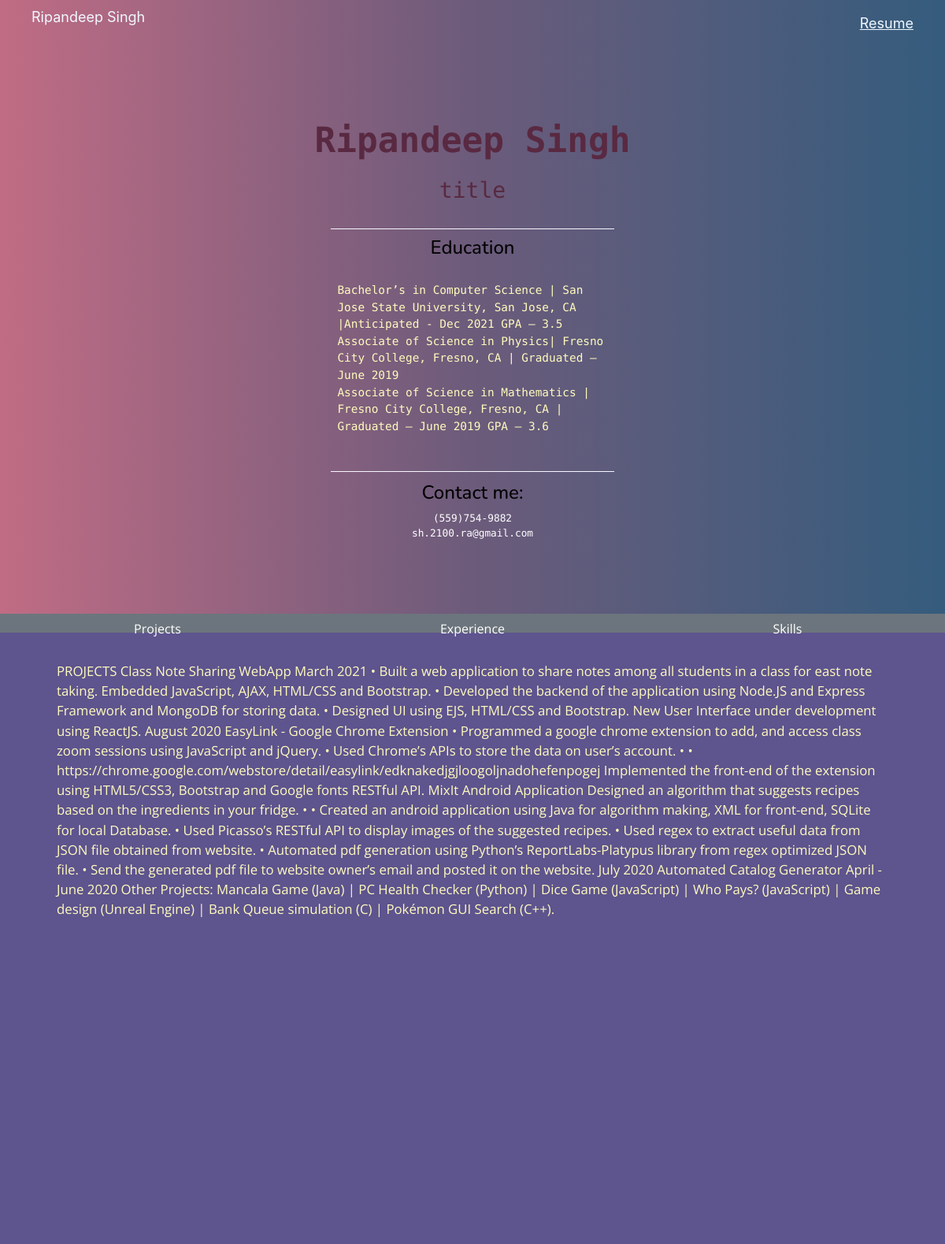
/user/2, run on an earlier commit of the app's database.
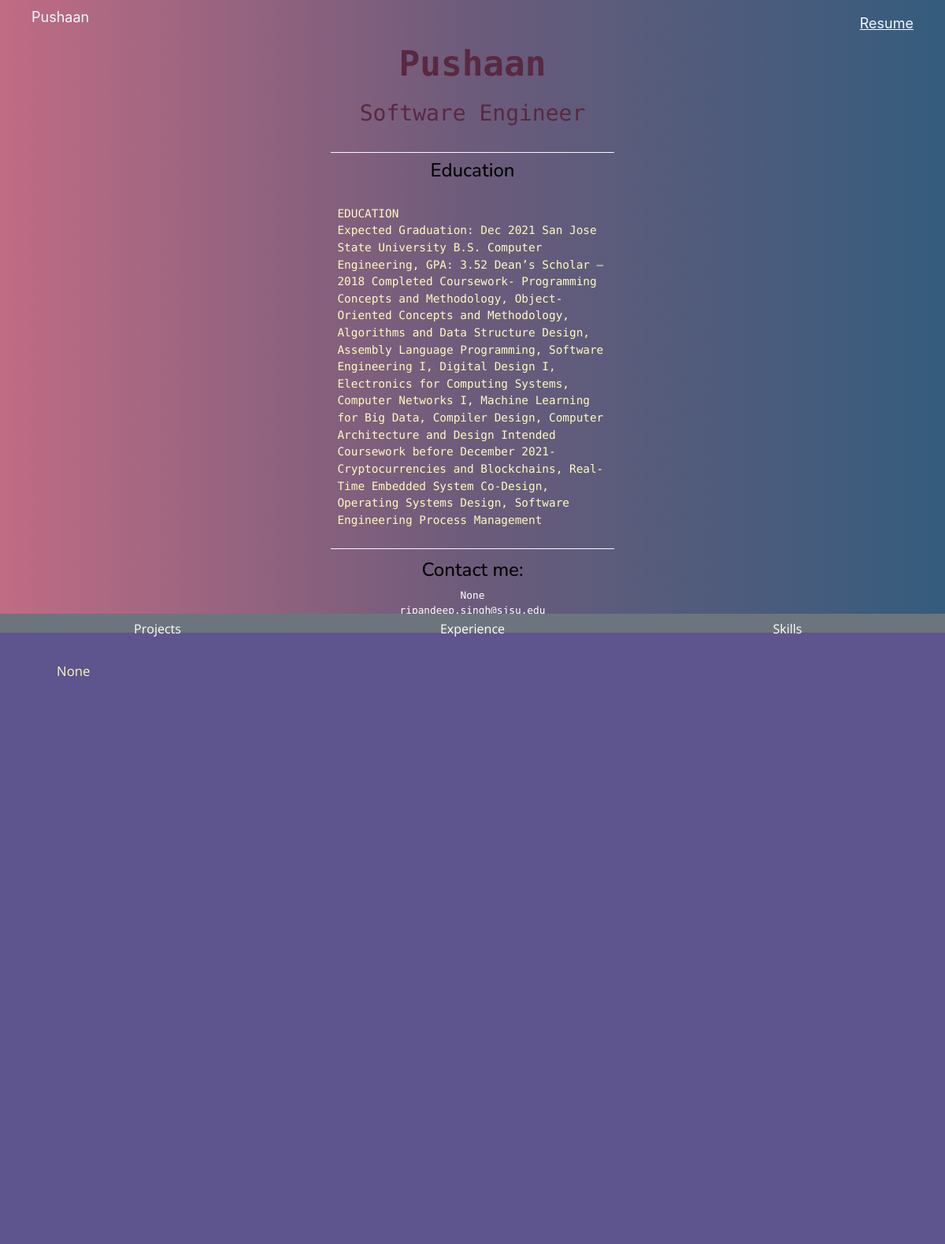
And on a later commit of the database.
### tables this page shows
CREATE TABLE user (
             user_id INTEGER PRIMARY KEY AUTOINCREMENT NOT NULL,
             name TEXT NOT NULL,
             email TEXT NOT NULL,
             phoneNumber TEXT NOT NULL,
             title TEXT NOT NULL,
             education TEXT NOT NULL,
             projects TEXT NOT NULL,
             skills TEXT NOT NULL,
             experience TEXT NOT NULL,
             fileName TEXT NOT NULL
             );

### index.py (the view)
@app.route("/user/<id>")
def showUser(id):
    dataBase = Database()
    userList = dataBase.getUser(id)
    data = {
        "id": userList[0][0],
        "name": userList[0][1],
        "email": userList[0][2],
        "phoneNumber": userList[0][3],
        "title": userList[0][4],
        "education": userList[0][5],
        "projects": userList[0][6],
        "skills": userList[0][7],
        "experience": userList[0][8],
    }
    skills = userList[0][7].split(',')
    return render_template("/portfolio_templates/default_template.html", data=data, skills=skills)

### database.py (called while the page is built)
    def getUser(self, user_id):
        self.__c.execute("SELECT * FROM user WHERE user_id=:user_id", {"user_id": user_id})
        results = self.__c.fetchall()
        return results

### templates/portfolio_templates/default_template.html (shortened to what this page needs)
<!DOCTYPE html>
<html lang="en">
  <head>
    <link rel="stylesheet" href="https://maxcdn.bootstrapcdn.com/bootstrap/4.0.0/css/bootstrap.min.css">
    <link
      rel="stylesheet"
      type="text/css"
      href="{{ url_for('static',filename='default_template.css') }}"
    />
  </head>
  <body>
    <nav class="navbar navbar-expand-lg navbar navbar-light>
      <button class="navbar-toggler" type="button" data-toggle="collapse" data-target="#navbarNav" aria-controls="navbarNav" aria-expanded="false" aria-label="Toggle navigation">
        <span class="navbar-toggler-icon"></span>
      <div class="collapse navbar-collapse" id="navbarNav">
        <ul class="navbar-nav">
          <div id="nv">
            <li style="color: aliceblue; font-size: 1.5vw;" class="nav-item active">
              {{data.name}}
            </li>
          <li class="nav-item active">
            <a style="color: aliceblue; font-size: 1.5vw; text-decoration: underline;" class="nav-link" href="/user/resume/{{data.id}}">Resume</a>
          </li>
        </div>
        </ul>
      </div>
    </nav>
    <section id="section1">
    <h1><strong>{{data.name}}</strong></h1>
    <h3>{{data.title}}</h3>
    <div id="aboutme">
    <h4>Education</h4>
      <p>
        {{data.education}}
      </p>
    </div>
    <h4 style="margin-top: 1vw;">Contact me:</h4>
    <small>{{data.phoneNumber}}</small>
    <small>{{data.email}}</small>
</section>
<section id="section2">
  <div id="buttons">
  <button id="prj" onclick="myHandler(this.id)" type="button" class="btn btn-secondary">Projects</button>
  <button id="exp" onclick="myHandler(this.id)" type="button" class="btn btn-secondary">Experience</button>
  <button id="skl" onclick="myHandler(this.id)" type="button" class="btn btn-secondary">Skills</button>
  </div>
<div id="projects">
<p>{{data.projects}}</p>
</div>
</section>
  </body>
</html>

What changed in the data, as far as the page shows it:
changed user: name "Ripandeep Singh" → "Pushaan"; title "title" → "Software Engineer"; education "Bachelor’s in Computer Science | San Jose State University, San Jose, CA |Anticipated - Dec 2021 GPA – 3.5 Associate of Science in Physics| Fresno City College, Fresno, CA | Graduated – June 2019 Associate of Science in Mathematics | Fresno City College, Fresno, CA | Graduated – June 2019 GPA – 3.6" → "EDUCATION Expected Graduation: Dec 2021 San Jose State University B.S. Computer Engineering, GPA: 3.52 Dean’s Scholar – 2018 Completed Coursework- Programming Concepts and Methodology, Object-Oriented Concepts and Methodology, Algorithms and Data Structure Design, Assembly Language Programming, Software Engineering I, Digital Design I, Electronics for Computing Systems, Computer Networks I, Machine Learning for Big Data, Compiler Design, Computer Architecture and Design Intended Coursework before December 2021- Cryptocurrencies and Blockchains, Real-Time Embedded System Co-Design, Operating Systems Design, Software Engineering Process Management"; phoneNumber "(559)754-9882" → "None"; email "sh.2100.ra@gmail.com" → "ripandeep.singh@sjsu.edu"; projects "PROJECTS Class Note Sharing WebApp March 2021 • Built a web application to share notes among all students in a class for east note taking. Embedded JavaScript, AJAX, HTML/CSS and Bootstrap. • Developed the backend of the application using Node.JS and Express Framework and MongoDB for storing data. • Designed UI using EJS, HTML/CSS and Bootstrap. New User Interface under development using ReactJS. August 2020 EasyLink - Google Chrome Extension • Programmed a google chrome extension to add, and access class zoom sessions using JavaScript and jQuery. • Used Chrome’s APIs to store the data on user’s account. • • https://chrome.google.com/webstore/detail/easylink/edknakedjgjloogoljnadohefenpogej…" → "None"
